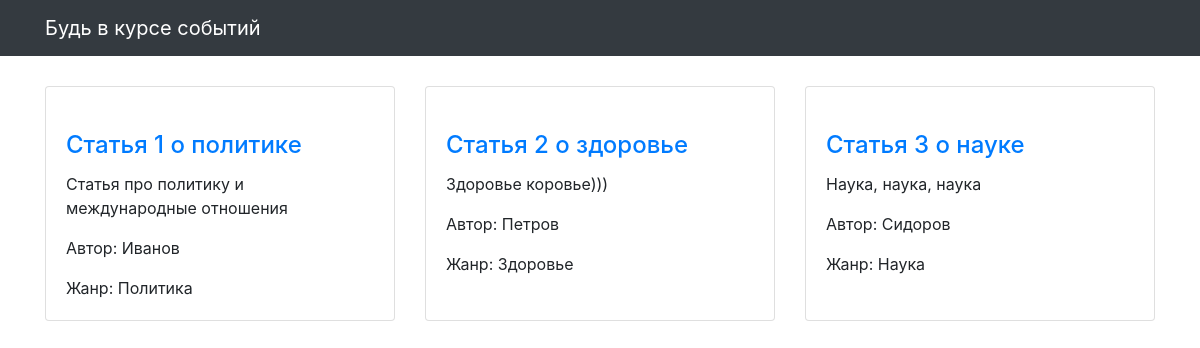
The page / on the database its author committed.
### articles/models.py (models this page shows, shortened)
class Article(models.Model):
    author = models.ForeignKey(Author, on_delete=models.CASCADE)
    genre = models.ForeignKey(Genre, on_delete=models.CASCADE)
    title = models.CharField(max_length=256, verbose_name='Название')
    text = models.TextField(verbose_name='Текст')
    published_at = models.DateTimeField(verbose_name='Дата публикации')
    image = models.ImageField(null=True, blank=True, verbose_name='Изображение',)
    class Meta:
        verbose_name = 'Статья'
        verbose_name_plural = 'Статьи'

class Author(models.Model):
    name = models.CharField(max_length=256, verbose_name='Имя')
    phone = models.CharField(max_length=256, verbose_name='Телефон')
    class Meta:
        verbose_name = 'Автор'
        verbose_name_plural = 'Авторы'
    def __str__(self):
        return self.name

class Genre(models.Model):
    name = models.CharField(max_length=256, verbose_name='Название')
    class Meta:
        verbose_name = 'Жанр'
        verbose_name_plural = 'Жанры'
    def __str__(self):
        return self.name

### articles/views.py (the view)
# urls.py: path('', ArticleListView.as_view()),
class ArticleListView(ListView):
    template_name = 'articles/news.html'
    model = Article
    ordering = '-published_at'
    def get_queryset(self):
        return Article.objects.defer('published_at').select_related('author', 'genre')

### templates/articles/news.html (shortened to what this page needs)
{% extends "articles/base.html" %}
{% load static %}
{% block content %}
<div class="row">
  {% for article in object_list %}
  <div class="col-lg-4 col-sm-6 portfolio-item">
    <div class="card h-100">
      <a href="#"><img class="card-img-top" src="{% get_media_prefix %}{{ article.image }}" alt=""></a>
      <div class="card-body">
        <h4 class="card-title">
          <a href="#">{{ article.title }}</a>
        </h4>
        <p class="card-text">{{ article.text }}</p>
        <p class="card-text">Автор: {{ article.author }}</p>
        <p class="card-text">Жанр: {{ article.genre }}</p>
      </div>
    </div>
  </div>
  {% endfor %}
</div>
{% endblock %}

### templates/articles/base.html (shortened to what this page needs)
<!DOCTYPE html>
{% load static %}
<html>
  <head>
    <link href="{% static  "css/bootstrap.min.css"  %}" rel="stylesheet">
    <link href="{% static  "css/3-col-portfolio.css" %}" rel="stylesheet">
  </head>
  <body>
    <nav class="navbar navbar-expand-lg navbar-dark bg-dark fixed-top">
      <div class="container">
        <a class="navbar-brand" href="#">Будь в курсе событий</a>
      </div>
    </nav>
    <div class="container">{% block content %}{% endblock %}</div>
  </body>
</html>

### static/css/3-col-portfolio.css (style rules this page uses)
body { padding-top: 84px; padding-bottom: 84px; }
@media (min-width: 992px) { body { padding-top: 86px; padding-bottom: 86px; } }

### rows shown on the page
Article: title "Статья 1 о политике", text "Статья про политику и международные отношения", author "Иванов", genre "Политика"
Article: title "Статья 2 о здоровье", text "Здоровье коровье)))", author "Петров", genre "Здоровье"
Article: title "Статья 3 о науке", text "Наука, наука, наука", author "Сидоров", genre "Наука"
